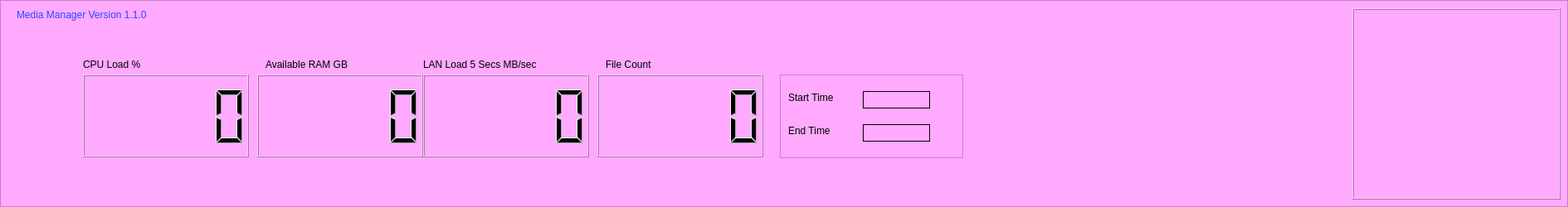
       <widget class="QFrame" name="frame">
        <property name="sizePolicy">
         <sizepolicy hsizetype="Expanding" vsizetype="Expanding">
          <horstretch>0</horstretch>
          <verstretch>0</verstretch>
         </sizepolicy>
        </property>
        <property name="minimumSize">
         <size>
          <width>0</width>
          <height>250</height>
         </size>
        </property>
        <property name="maximumSize">
         <size>
          <width>16777215</width>
          <height>250</height>
         </size>
        </property>
        <property name="styleSheet">
         <string notr="true">background-color: rgb(255, 170, 255);</string>
        </property>
        <property name="frameShape">
         <enum>QFrame::StyledPanel</enum>
        </property>
        <property name="frameShadow">
         <enum>QFrame::Plain</enum>
        </property>
        <widget class="QLCDNumber" name="cpu_lcd">
         <property name="geometry">
          <rect>
           <x>100</x>
           <y>90</y>
           <width>200</width>
           <height>100</height>
          </rect>
         </property>
        </widget>
        <widget class="QLCDNumber" name="ram_lcd">
         <property name="geometry">
          <rect>
           <x>310</x>
           <y>90</y>
           <width>200</width>
           <height>100</height>
          </rect>
         </property>
        </widget>
        <widget class="QLCDNumber" name="lan_lcd">
         <property name="geometry">
          <rect>
           <x>510</x>
           <y>90</y>
           <width>200</width>
           <height>100</height>
          </rect>
         </property>
        </widget>
        <widget class="QLCDNumber" name="filecount_lcd">
         <property name="geometry">
          <rect>
           <x>720</x>
           <y>90</y>
           <width>200</width>
           <height>100</height>
          </rect>
         </property>
        </widget>
        <widget class="QLabel" name="label_10">
         <property name="geometry">
          <rect>
           <x>100</x>
           <y>70</y>
           <width>131</width>
           <height>16</height>
          </rect>
         </property>
         <property name="text">
          <string>CPU Load %</string>
         </property>
        </widget>
        <widget class="QLabel" name="label_11">
         <property name="geometry">
          <rect>
           <x>320</x>
           <y>70</y>
           <width>161</width>
           <height>16</height>
          </rect>
         </property>
         <property name="text">
          <string>Available RAM GB</string>
         </property>
        </widget>
        <widget class="QLabel" name="label_12">
         <property name="geometry">
          <rect>
           <x>510</x>
           <y>70</y>
           <width>171</width>
           <height>16</height>
          </rect>
         </property>
         <property name="text">
          <string>LAN Load 5 Secs MB/sec</string>
         </property>
        </widget>
        <widget class="QLabel" name="label_13">
         <property name="geometry">
          <rect>
           <x>730</x>
           <y>70</y>
           <width>121</width>
           <height>16</height>
          </rect>
         </property>
         <property name="text">
          <string>File Count</string>
         </property>
        </widget>
        <widget class="QFrame" name="frame_2">
         <property name="geometry">
          <rect>
           <x>940</x>
           <y>90</y>
           <width>221</width>
           <height>101</height>
          </rect>
         </property>
         <property name="frameShape">
          <enum>QFrame::StyledPanel</enum>
         </property>
         <property name="frameShadow">
          <enum>QFrame::Plain</enum>
         </property>
         <widget class="QLabel" name="StartTime">
          <property name="geometry">
           <rect>
            <x>10</x>
            <y>20</y>
            <width>81</width>
            <height>16</height>
           </rect>
          </property>
          <property name="frameShape">
           <enum>QFrame::NoFrame</enum>
          </property>
          <property name="frameShadow">
           <enum>QFrame::Plain</enum>
          </property>
          <property name="text">
           <string>Start Time</string>
          </property>
         </widget>
         <widget class="QLabel" name="EndTime">
          <property name="geometry">
           <rect>
            <x>10</x>
            <y>60</y>
            <width>81</width>
            <height>16</height>
           </rect>
          </property>
          <property name="text">
           <string>End Time</string>
          </property>
         </widget>
         <widget class="QLabel" name="Started">
          <property name="geometry">
           <rect>
            <x>100</x>
            <y>20</y>
            <width>81</width>
            <height>21</height>
           </rect>
          </property>
          <property name="frameShape">
           <enum>QFrame::Box</enum>
          </property>
          <property name="frameShadow">
           <enum>QFrame::Plain</enum>
          </property>
          <property name="text">
           <string/>
          </property>
         </widget>
         <widget class="QLabel" name="Ended">
          <property name="geometry">
           <rect>
            <x>100</x>
            <y>60</y>
            <width>81</width>
            <height>21</height>
           </rect>
          </property>
          <property name="frameShape">
           <enum>QFrame::Box</enum>
          </property>
          <property name="text">
           <string/>
          </property>
         </widget>
        </widget>
        <widget class="QLabel" name="logo_label">
         <property name="geometry">
          <rect>
           <x>1630</x>
           <y>10</y>
           <width>251</width>
           <height>231</height>
          </rect>
         </property>
         <property name="frameShape">
          <enum>QFrame::Box</enum>
         </property>
         <property name="frameShadow">
          <enum>QFrame::Raised</enum>
         </property>
         <property name="text">
          <string/>
         </property>
         <property name="pixmap">
          <pixmap>C:/Users/berna/.designer/backup/images/ai logo.jpg</pixmap>
         </property>
         <property name="scaledContents">
          <bool>true</bool>
         </property>
        </widget>
        <widget class="QLabel" name="label_28">
         <property name="geometry">
          <rect>
           <x>20</x>
           <y>10</y>
           <width>261</width>
           <height>16</height>
          </rect>
         </property>
         <property name="styleSheet">
          <string notr="true">font: 75 10pt &quot;MS Shell Dlg 2&quot;;
font: 12pt &quot;Verdana&quot;;
color: rgb(255, 255, 255);
font: 75 12pt &quot;MS Shell Dlg 2&quot;;
color: rgb(44, 72, 255);</string>
         </property>
         <property name="text">
          <string>Media Manager Version 1.1.0</string>
         </property>
        </widget>
       </widget>
